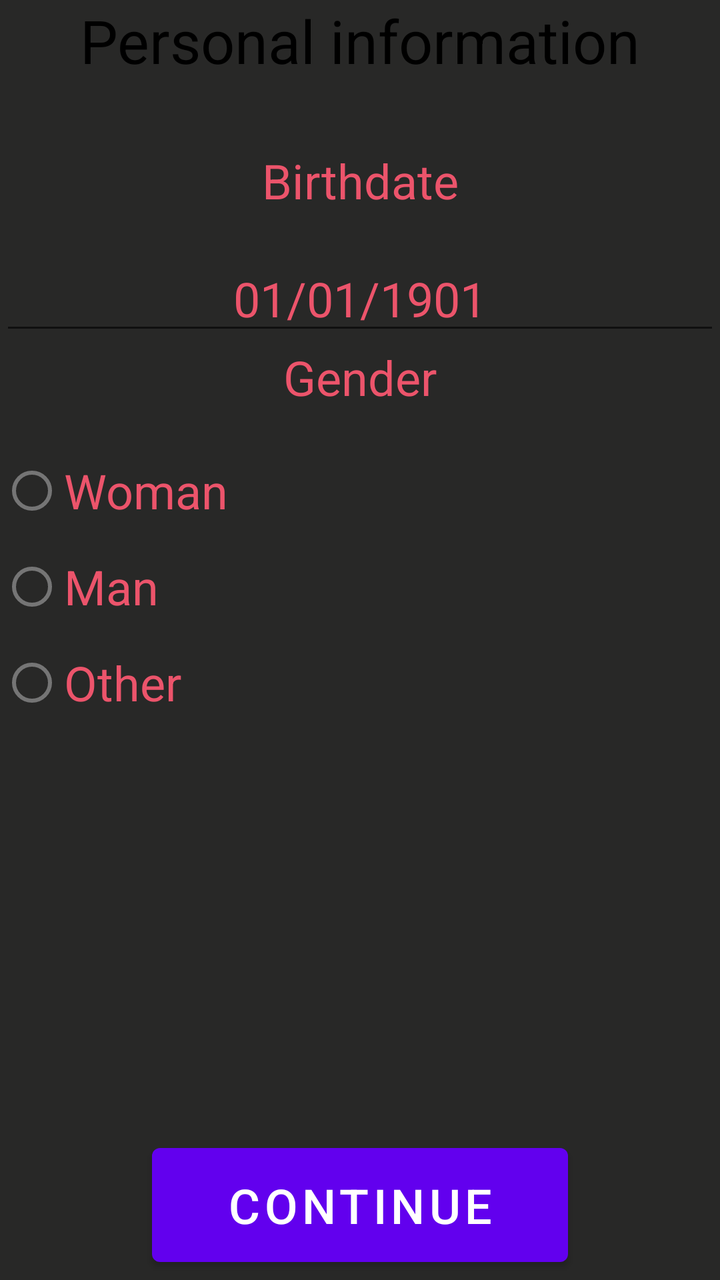
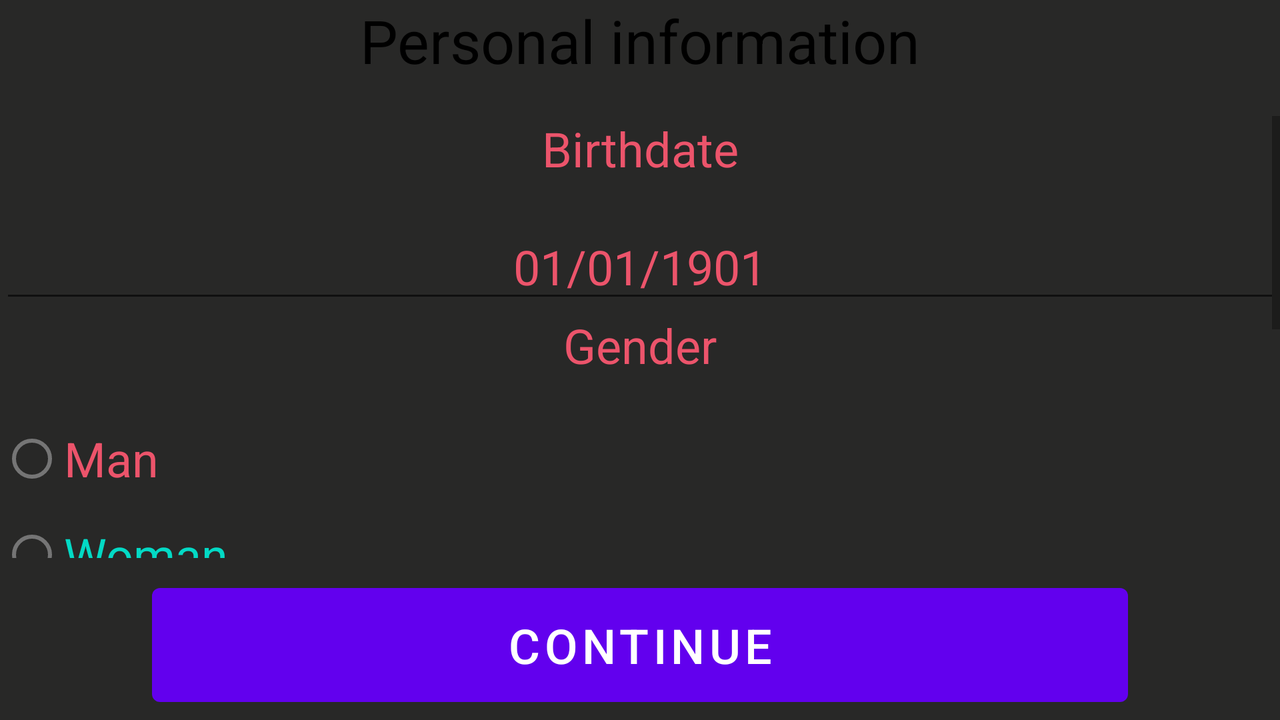

Compare how this app lays out the same screen by default and in its alternative resource folder. The renders come first, then the two layout files and the values they reference.
<!-- AndroidManifest.xml: application theme Theme.JonathanGonzalezFragaPDM -->
<!-- res/layout/activity_main_activity2__datos_personales.xml -->
<?xml version="1.0" encoding="utf-8"?>
<RelativeLayout xmlns:android="http://schemas.android.com/apk/res/android"
    xmlns:app="http://schemas.android.com/apk/res-auto"
    xmlns:tools="http://schemas.android.com/tools"
    android:layout_width="match_parent"
    android:layout_height="match_parent"
    android:background="#282827"
    android:textAlignment="center"
    tools:context=".MainActivity2_DatosPersonales">

    <TextView
        android:id="@+id/textView_DatosPersonales"
        android:layout_width="match_parent"
        android:layout_height="73dp"
        android:layout_alignParentStart="true"
        android:layout_alignParentTop="true"
        android:layout_alignParentEnd="true"
        android:layout_marginStart="0dp"
        android:layout_marginTop="0dp"
        android:layout_marginEnd="0dp"
        android:background="@color/pink_safe"
        android:text="@string/datos_personales"
        android:textAlignment="center"
        android:textColor="#000000"
        android:textSize="30sp" />


    <Button
        android:id="@+id/button_Continuar2"
        android:layout_width="259dp"
        android:layout_height="69dp"
        android:layout_alignParentStart="true"
        android:layout_alignParentEnd="true"
        android:layout_alignParentBottom="true"
        android:layout_marginStart="76dp"
        android:layout_marginEnd="76dp"
        android:layout_marginBottom="3dp"
        android:text="@string/continuar"
        android:textSize="24sp"
        app:layout_constraintBottom_toBottomOf="parent"
        tools:layout_editor_absoluteX="162dp" />

    <LinearLayout
        android:layout_width="match_parent"
        android:layout_height="405dp"
        android:layout_alignParentStart="true"
        android:layout_alignParentTop="true"
        android:layout_alignParentEnd="true"
        android:layout_alignParentBottom="true"
        android:layout_marginStart="0dp"
        android:layout_marginTop="74dp"
        android:layout_marginEnd="0dp"
        android:layout_marginBottom="124dp"
        android:orientation="vertical">

        <TextView
            android:id="@+id/textView_FechaNacimiento"
            android:layout_width="match_parent"
            android:layout_height="49dp"
            android:background="@color/pink_safe"
            android:text="@string/fecha_nacimiento"
            android:textAlignment="center"
            android:textColor="@color/pink"
            android:textSize="24sp" />

        <EditText
            android:id="@+id/editText_FechaNacimiento"
            android:layout_width="match_parent"
            android:layout_height="wrap_content"
            android:autofillHints=""
            android:ems="10"
            android:hint="@string/ejem_fecha_nacimiento"
            android:inputType="date"
            android:textAlignment="center"
            android:textColor="@color/white"
            android:textColorHint="@color/pink"
            android:textSize="24sp" />

        <TextView
            android:id="@+id/textView_Genero"
            android:layout_width="match_parent"
            android:layout_height="49dp"
            android:background="@color/pink_safe"
            android:text="@string/genero"
            android:textAlignment="center"
            android:textColor="@color/pink"
            android:textSize="24sp" />

        <RadioGroup
            android:layout_width="match_parent"
            android:layout_height="wrap_content">

            <RadioButton
                android:id="@+id/radioButton_Hombre"
                android:layout_width="match_parent"
                android:layout_height="wrap_content"
                android:text="@string/gen_mujer"
                android:textColor="@color/pink"
                android:textSize="24sp" />

            <RadioButton
                android:id="@+id/radioButton_Mujer"
                android:layout_width="match_parent"
                android:layout_height="wrap_content"
                android:text="@string/gen_hombre"
                android:textColor="@color/pink"
                android:textSize="24sp" />

            <RadioButton
                android:id="@+id/radioButton_Otro"
                android:layout_width="match_parent"
                android:layout_height="wrap_content"
                android:text="@string/gen_otro"
                android:textColor="@color/pink"
                android:textSize="24sp" />
        </RadioGroup>

        <Spinner
            android:id="@+id/spinner_Genero"
            android:layout_width="match_parent"
            android:layout_height="52dp"
            android:background="@color/pink"
            android:textAlignment="center"
            android:visibility="invisible" />

    </LinearLayout>


</RelativeLayout>
<!-- resources referenced by this layout -->
<resources>
  <color name="pink">#ec546b</color>
  <color name="white">#FFFFFFFF</color>
  <string name="continuar">Continue</string>
  <string name="datos_personales">Personal information</string>
  <string name="ejem_fecha_nacimiento">01/01/1901</string>
  <string name="fecha_nacimiento">Birthdate</string>
  <string name="gen_hombre">Man</string>
  <string name="gen_mujer">Woman</string>
  <string name="gen_otro">Other</string>
  <string name="genero">Gender</string>
  <style name="Theme.JonathanGonzalezFragaPDM" parent="Theme.MaterialComponents.DayNight.DarkActionBar">
          
          <item name="colorPrimary">@color/purple_500</item>
          <item name="colorPrimaryVariant">@color/purple_700</item>
          <item name="colorOnPrimary">@color/white</item>
          
          <item name="colorSecondary">@color/teal_200</item>
          <item name="colorSecondaryVariant">@color/teal_700</item>
          <item name="colorOnSecondary">@color/black</item>
          
          <item name="android:statusBarColor" tools:targetApi="l">?attr/colorPrimaryVariant</item>
          
      </style>
  <color name="purple_500">#FF6200EE</color>
  <color name="purple_700">#FF3700B3</color>
  <color name="teal_200">#FF03DAC5</color>
  <color name="teal_700">#FF018786</color>
  <color name="black">#FF000000</color>
</resources>
<!-- res/layout-land/activity_main_activity2__datos_personales.xml (the repository's variant of the layout above) -->
<!-- drawn on the phone turned sideways -->
<?xml version="1.0" encoding="utf-8"?>
<RelativeLayout xmlns:android="http://schemas.android.com/apk/res/android"
    xmlns:app="http://schemas.android.com/apk/res-auto"
    xmlns:tools="http://schemas.android.com/tools"
    android:layout_width="match_parent"
    android:layout_height="match_parent"
    android:background="#282827"
    android:textAlignment="center"
    tools:context=".MainActivity2_DatosPersonales">

    <TextView
        android:id="@+id/textView_DatosPersonales"
        android:layout_width="match_parent"
        android:layout_height="64dp"
        android:layout_alignParentStart="true"
        android:layout_alignParentTop="true"
        android:layout_alignParentEnd="true"
        android:layout_marginStart="0dp"
        android:layout_marginTop="0dp"
        android:layout_marginEnd="0dp"
        android:background="@color/pink_safe"
        android:text="@string/datos_personales"
        android:textAlignment="center"
        android:textColor="#000000"
        android:textSize="30sp" />


    <Button
        android:id="@+id/button_Continuar2"
        android:layout_width="259dp"
        android:layout_height="69dp"
        android:layout_alignParentStart="true"
        android:layout_alignParentEnd="true"
        android:layout_alignParentBottom="true"
        android:layout_marginStart="76dp"
        android:layout_marginEnd="76dp"
        android:layout_marginBottom="3dp"
        android:onClick="PasarMuestrameBusco"
        android:text="@string/continuar"
        android:textSize="24sp"
        app:layout_constraintBottom_toBottomOf="parent"
        tools:layout_editor_absoluteX="162dp" />

    <ScrollView
        android:layout_width="match_parent"
        android:layout_height="192dp"
        android:layout_alignParentStart="true"
        android:layout_alignParentTop="true"
        android:layout_alignParentEnd="true"
        android:layout_alignParentBottom="true"
        android:layout_marginStart="0dp"
        android:layout_marginTop="58dp"
        android:layout_marginEnd="0dp"
        android:layout_marginBottom="81dp">

        <LinearLayout
            android:layout_width="match_parent"
            android:layout_height="wrap_content"
            android:orientation="vertical">

            <TextView
                android:id="@+id/textView_FechaNacimiento3"
                android:layout_width="match_parent"
                android:layout_height="49dp"
                android:background="@color/pink_safe"
                android:text="@string/fecha_nacimiento"
                android:textAlignment="center"
                android:textColor="@color/pink"
                android:textSize="24sp" />

            <EditText
                android:id="@+id/editText_FechaNacimiento3"
                android:layout_width="match_parent"
                android:layout_height="wrap_content"
                android:autofillHints=""
                android:clickable="true"
                android:ems="10"
                android:focusable="false"
                android:hint="@string/ejem_fecha_nacimiento"
                android:inputType="date"
                android:onClick="obtenerFecha"
                android:textAlignment="center"
                android:textColor="@color/white"
                android:textColorHint="@color/pink"
                android:textSize="24sp" />

            <TextView
                android:id="@+id/textView_Genero3"
                android:layout_width="match_parent"
                android:layout_height="49dp"
                android:background="@color/pink_safe"
                android:text="@string/genero"
                android:textAlignment="center"
                android:textColor="@color/pink"
                android:textSize="24sp" />

            <RadioGroup
                android:layout_width="match_parent"
                android:layout_height="match_parent">

                <RadioButton
                    android:id="@+id/radioButton_Hombre"
                    android:layout_width="match_parent"
                    android:layout_height="wrap_content"
                    android:onClick="radioButtonHombre"
                    android:text="@string/gen_hombre"
                    android:textColor="@color/pink"
                    android:textSize="24sp" />

                <RadioButton
                    android:id="@+id/radioButton_Mujer"
                    android:layout_width="match_parent"
                    android:layout_height="wrap_content"
                    android:onClick="radioButtonMujer"
                    android:text="@string/gen_mujer"
                    android:textColor="@color/teal_200"
                    android:textSize="24sp" />

                <RadioButton
                    android:id="@+id/radioButton_Otro"
                    android:layout_width="match_parent"
                    android:layout_height="wrap_content"
                    android:onClick="radioButtonOtro"
                    android:text="@string/gen_otro"
                    android:textColor="#FFFA00"
                    android:textSize="24sp" />
            </RadioGroup>

            <Spinner
                android:id="@+id/spinner_Genero3"
                android:layout_width="match_parent"
                android:layout_height="52dp"
                android:background="@color/pink"
                android:textAlignment="center"
                android:visibility="invisible" />

            <TextView
                android:id="@+id/textView_SobreMi3"
                android:layout_width="match_parent"
                android:layout_height="49dp"
                android:background="@color/pink_safe"
                android:text="@string/sobre_mi"
                android:textAlignment="center"
                android:textColor="@color/pink"
                android:textSize="24sp" />

            <EditText
                android:id="@+id/editText_SobreMi3"
                android:layout_width="match_parent"
                android:layout_height="66dp"
                android:autofillHints=""
                android:ems="10"
                android:gravity="start|top"
                android:hint="@string/des_sobre_mi"
                android:inputType="textMultiLine"
                android:textColor="@color/white"
                android:textColorHint="@color/white" />
        </LinearLayout>
    </ScrollView>


</RelativeLayout>
<!-- resources referenced by the variant -->
<!-- as the phone turned sideways resolves them -->
<resources>
  <color name="pink">#ec546b</color>
  <color name="teal_200">#FF03DAC5</color>
  <color name="white">#FFFFFFFF</color>
  <string name="continuar">Continue</string>
  <string name="datos_personales">Personal information</string>
  <string name="des_sobre_mi">Example: I like the cinema and i love the naturgy (Máximo 140 caracteres)</string>
  <string name="ejem_fecha_nacimiento">01/01/1901</string>
  <string name="fecha_nacimiento">Birthdate</string>
  <string name="gen_hombre">Man</string>
  <string name="gen_mujer">Woman</string>
  <string name="gen_otro">Other</string>
  <string name="genero">Gender</string>
  <string name="sobre_mi">About me</string>
  <style name="Theme.JonathanGonzalezFragaPDM" parent="Theme.MaterialComponents.DayNight.DarkActionBar">
          
          <item name="colorPrimary">@color/purple_500</item>
          <item name="colorPrimaryVariant">@color/purple_700</item>
          <item name="colorOnPrimary">@color/white</item>
          
          <item name="colorSecondary">@color/teal_200</item>
          <item name="colorSecondaryVariant">@color/teal_700</item>
          <item name="colorOnSecondary">@color/black</item>
          
          <item name="android:statusBarColor" tools:targetApi="l">?attr/colorPrimaryVariant</item>
          
      </style>
  <color name="purple_500">#FF6200EE</color>
  <color name="purple_700">#FF3700B3</color>
  <color name="teal_700">#FF018786</color>
  <color name="black">#FF000000</color>
</resources>
